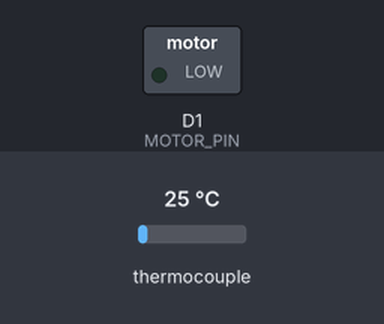
Recording of a sketch running on a simulated ESP8266 (NodeMCU). Shown: switched loads named in the sketch (green lamp = pin HIGH). The inputs (shaded band) are chosen by the test bench; at power-on: thermocouple 25 °C. Pins used as bus, display or sensor lines are not drawn; what the sketch prints to the serial monitor is not drawn.

Above: at 0.1 s.
At 0.9 s:
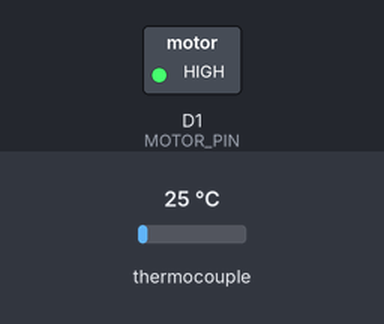
Timing chart, 0 to 2.4 s (numbered marks = the images above):
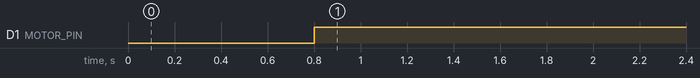

The sketch:

bbq_autopid.ino
```cpp
// this example is public domain. enjoy!
// www.ladyada.net/learn/sensors/thermocouple

#include "max6675.h"
#include "config.h"
#include <AutoPID.h>

//fahrenheit was int, let's try to change it to a double
double fahrenheit = 0;
double temperature, setPoint, outputVal;

MAX6675 thermocouple(thermoCLK, thermoCS, thermoDO);

//input/output variables passed by reference, so they are updated automatically
AutoPID myPID(&temperature, &setPoint, &outputVal, OUTPUT_MIN, OUTPUT_MAX, KP, KI, KD);

unsigned long lastTempUpdate; //tracks clock time of last temp update

//call repeatedly in loop, only updates after a certain time interval
//returns true if update happened
bool updateTemperature() {
  if ((millis() - lastTempUpdate) > TEMP_READ_DELAY) {
    temperature = thermocouple.readFahrenheit(); //get temp reading
    lastTempUpdate = millis();
    return true;
  }
  return false;
}//void updateTemperature

void setup() {
  Serial.begin(9600);
  setPoint = 220;
  pinMode(vccPin, OUTPUT); digitalWrite(vccPin, HIGH);
  pinMode(gndPin, OUTPUT); digitalWrite(gndPin, LOW);
  pinMode ( BUILTIN_LED, OUTPUT );
  pinMode(MOTOR_PIN, OUTPUT);

  Serial.println("BBQ PIT");
  // wait for MAX chip to stabilize
  delay(500);

  while (!updateTemperature()) {} //wait until temp sensor updated

  //if temperature is more than 4 degrees below or above setpoint, OUTPUT will be set to min or max respectively
  myPID.setBangBang(4);
  //set PID update interval to 4000ms
  myPID.setTimeStep(4000);

}

void loop() {
  // basic readout test, just print the x temp
   //fahrenheit = thermocouple.readFahrenheit();
   //celsius = thermocouple.readCelsius());

  updateTemperature();
  //setPoint = analogRead(POT_PIN);
  myPID.run(); //call every loop, updates automatically at certain time interval
  analogWrite(MOTOR_PIN, outputVal);
  digitalWrite(BUILTIN_LED, myPID.atSetPoint(1)); //light up LED when we're at setpoint +-1 degree

}
```

config.h
```cpp
//pins
#define thermoDO  D6
#define thermoCS  D7
#define thermoCLK D8
#define MOTOR_PIN  D1

#define vccPin 3
#define gndPin 2


//pid settings and gains
#define TEMP_READ_DELAY 800 //can only read digital temp sensor every ~750ms
#define OUTPUT_MIN 0
#define OUTPUT_MAX 255
#define KP .12
#define KI .0003
#define KD 0
```

Measured:
- by itself, D1 (MOTOR_PIN): LOW → HIGH at 0.80 s
